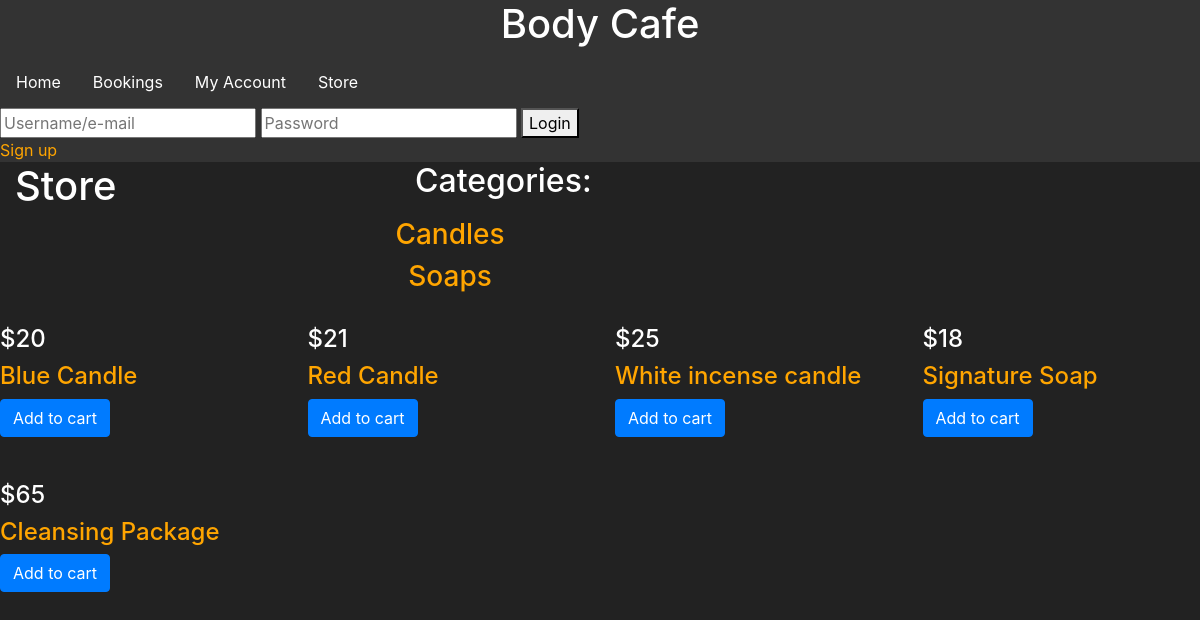
Screenshot of /Part1/store.php with the database file from the repository.
### tables this page shows
CREATE TABLE products
(
	productID INT(11) auto_increment,
	productCategoryID INT(11),
	productName varchar(20),
	productDescription varchar(100),
	productImage varchar(250),
	productPrice FLOAT,
	productQuantity INT(6),
	CONSTRAINT products_PK_invalid PRIMARY KEY (productID),
	CONSTRAINT products_productCategory_FK_invalid FOREIGN KEY(productCategoryID) references productCategory(productCategoryID)
);

### Part1/includes/functions.php (the view, shortened to what this page needs)
<?php
  include_once 'dbh-inc.php';
  function query($sql) {
    global $conn;
    return mysqli_query($conn, $sql);
  }
  function get_products() {
      $query = query("SELECT * FROM products");
      while($row = mysqli_fetch_array($query)) {
      ?>
        <div class="col-sm-3 col-lg-3 col-md-3">
            <div class="thumbnail product">
                <div class="caption">
                    <h4 class="pull-right">&#36;<?php echo $row['productPrice']?></h4>
                    <h4><a href="item.php?id=<?php echo $row['productID']?>"><?php echo $row['productName']?></a>
                    </h4>
                     <a class="btn btn-primary" style="margin-bottom:20px;" target="_blank" href="cart.php?add=<?php echo $row['productID']?>">Add to cart</a>
                </div>
            </div>
        </div>
      <?php
      }
  }
    ?>

### Part1/head.php (shortened to what this page needs)
<!DOCTYPE html>
<html>
<head>
  <link rel="stylesheet" href="https://stackpath.bootstrapcdn.com/bootstrap/4.1.3/css/bootstrap.min.css">
  <link rel="stylesheet" href="css/blueimp-gallery.css">
  <link rel="stylesheet" href="css/blueimp-gallery-indicator.css">
  <link rel="stylesheet" href="css/blueimp-gallery-video.css">
  <link rel="stylesheet" type="text/css" href="css/style.css">
</head>
<body>

### Part1/store.php (shortened to what this page needs)
<?php
  require_once("includes/functions.php");
  include_once 'head.php';
  include('application.php');
?>
<header>
  <h1 id="title">
    Body Cafe
  </h1>
    <?php
      showNav();
    ?>
    <article>
      <div class="container-fluid">
        <div class="row">
          <div class="col-sm-4">
            <h1>
              Store
            </h1>
          </div>
          <div class="col-sm-8">
            <h2>Categories: </h2>
          </div>
        </div>
        <div class="row">
          <div class="col-sm-9">
            <h3><a href="category.php?id=1000">Candles</a></h3>
          </div>
        </div>
        <div class="row">
          <div class="col-sm-9">
            <h3><a href="category.php?id=1001">Soaps</a></h3>
          </div>
        </div>
      </div>
      <div class="row">
        <?php
          get_products();
        ?>
      </div>
</article>
<?php
include_once 'footer.php';
?>

### Part1/application.php (shortened to what this page needs)
<?php
function showNav(){
  ?>
  <nav>
		<div class="main-wrapper">
			<ul>
				<li><a href="index.php">Home</a></li>
				<li><a href="viewBookings.php">Bookings</a></li>
				<li><a href="account.php">My Account</a></li>
				<li><a href="store.php">Store</a></li>
			</ul>
			<div class="nav-login">
				<?php
					if (isset($_SESSION['u_id'])) {
						echo '<form action="includes/logout-inc.php" method="POST">
							<button type="submit" name="submit">Logout</button>
							</form>';
					} else {
						echo '<form action="includes/login.php" method="POST">
						<input type="text" name="uid" placeholder="Username/e-mail">
						<input type="password" name="pwd" placeholder="Password">
						<button type="submit" name="submit">Login</button>
						</form>
						<a href="signup.php">Sign up</a>';
					}
				?>
			</div>
		</div>
	</nav>
</header>
<?php
}
?>

### Part1/footer.php (shortened to what this page needs)
</body>
</html>

### Part1/css/style.css (style rules this page uses)
body { background: #222; color: #fff; }
a { color: orange; text-decoration: none; }
h1#title { text-align: center; }
ul { list-style-type: none; margin: 0; padding: 0; overflow: hidden; }
header { background-color: #333; padding: 0; margin: 0; }
li { float: left; display: inline-block; }
li a { display: inline-block; color: white; text-align: center; padding: 14px 16px; text-decoration: none; }
h3 { text-align: center; }

### rows the page displays
products: productPrice "20", productName "Blue Candle"
products: productPrice "21", productName "Red Candle"
products: productPrice "25", productName "White incense candle"
products: productPrice "18", productName "Signature Soap"
products: productPrice "65", productName "Cleansing Package"
